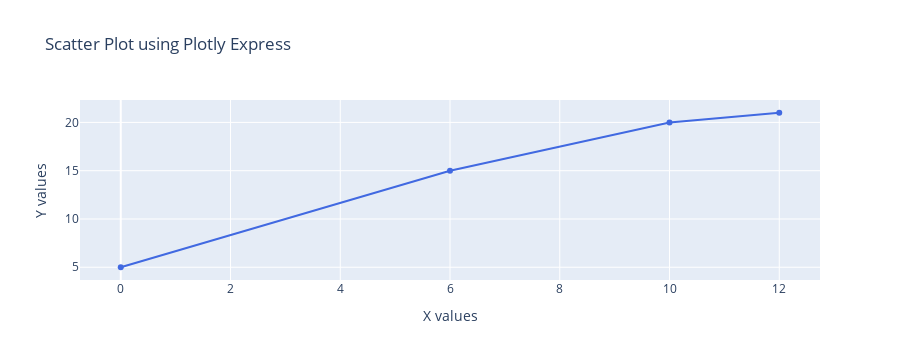

The cell this chart's notebook holds for it:
### Markdown cell above
### Scatter plot using plotly.express.

### Code cell
x=[0, 6, 10, 12]
y=[5, 15, 20, 21]

df2 = pd.DataFrame({'x': x, 'y': y})

figs2 = px.scatter(df2, x='x', y='y', title='Scatter Plot using Plotly Express',labels={'x': 'X values', 'y': 'Y values'},
                  color_discrete_sequence=['royalblue'])
figs2.update_traces(mode='lines+markers', line=dict(color='royalblue', width=2))
figs2.show()

### Figure 1 — Plotly figure (JSON) as saved in the notebook; plotly's stock layout.template omitted (floating-point values rounded to 4 significant figures)
{"data": [{"hovertemplate": "X values=%{x}<br>Y values=%{y}<extra></extra>", "legendgroup": "", "line": {"color": "royalblue", "width": 2}, "marker": {"color": "royalblue", "symbol": "circle"}, "mode": "lines+markers", "name": "", "orientation": "v", "showlegend": false, "type": "scatter", "x": [0, 6, 10, 12], "xaxis": "x", "y": [5, 15, 20, 21], "yaxis": "y"}], "layout": {"height": 360, "legend": {"tracegroupgap": 0}, "title": {"text": "Scatter Plot using Plotly Express"}, "xaxis": {"anchor": "y", "autorange": true, "domain": [0, 1], "range": [-0.7252, 12.73], "title": {"text": "X values"}, "type": "linear"}, "yaxis": {"anchor": "x", "autorange": true, "domain": [0, 1], "range": [3.68, 22.32], "title": {"text": "Y values"}, "type": "linear"}}}
